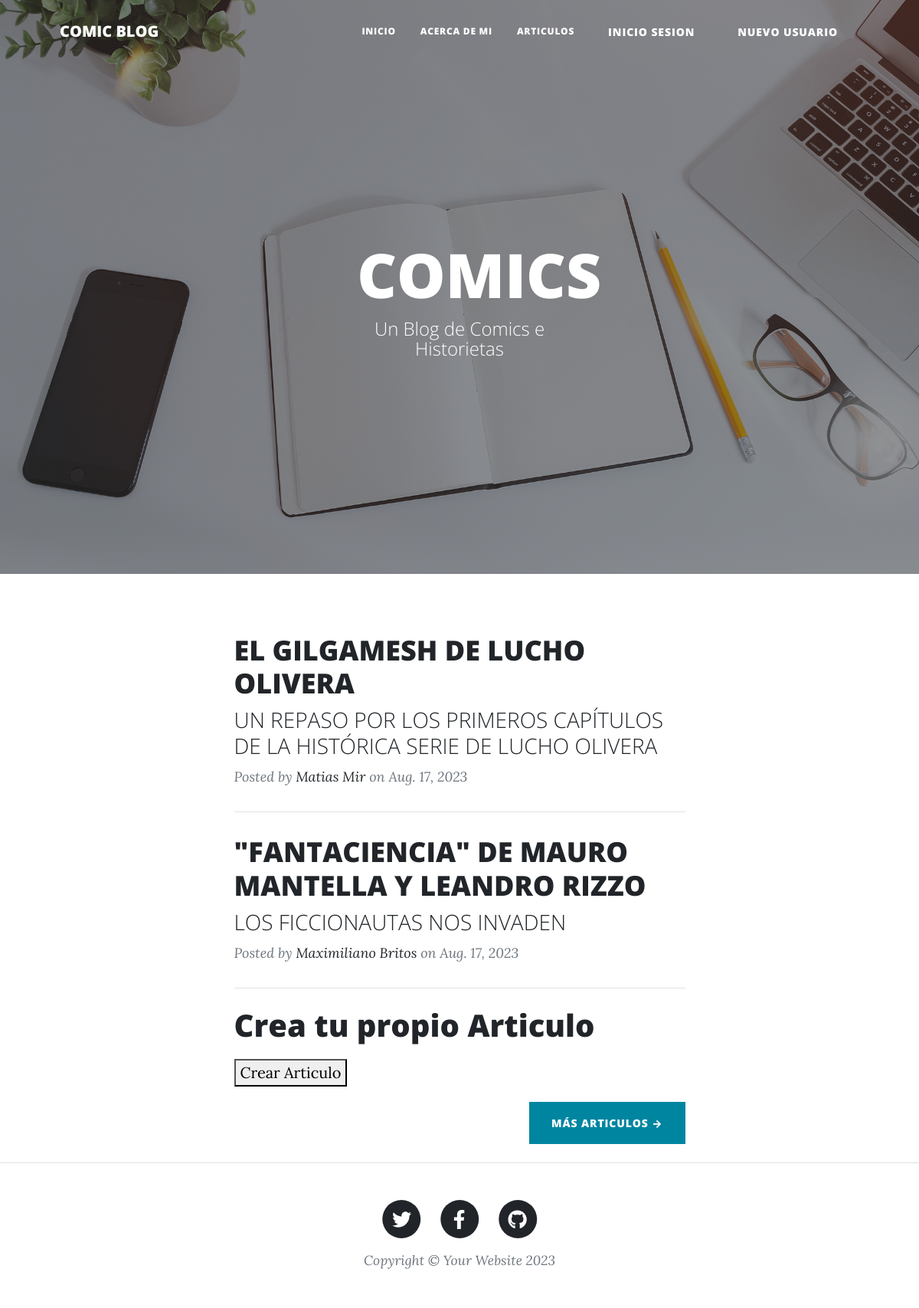
/blog/pages/, run on the app's committed database.
### comics/models.py (models this page shows, shortened)
class Articulo(models.Model):
    titulo = models.CharField(max_length=256)
    subtitulo = models.CharField(max_length=256)
    cuerpo = models.CharField(max_length=1500)
    autor = models.CharField(max_length=256)
    fecha_publicacion = models.DateField(null=True)
    imagen = models.ImageField(upload_to='articulos/')
    user = models.ForeignKey(User, on_delete=models.SET_NULL, null=True)

### comics/views.py (the view)
# urls.py: path("pages/",ArticuloListView.as_view(),name="listar_articulos"),
class ArticuloListView(ListView):
    model = Articulo
    template_name = 'comics/lista_articulos.html'

### comics/templates/comics/lista_articulos.html (shortened to what this page needs)
{% extends "comics/base.html" %}
{% block contenido %}
<section>
  <div>
    <div class="container position-relative px-4 px-lg-5">
      <div class="row gx-4 gx-lg-5 justify-content-center">
          <div class="col-md-10 col-lg-8 col-xl-7">
              <div class="site-heading">
                  <h1 class="text-center";  style="color: white; white-space: nowrap;">COMICS</h1>
                  <span class="subheading">Un Blog de Comics e Historietas</span>
              </div>
          </div>
      </div>
  </div>
  </div>
</section>
{% endblock contenido %}

### comics/templates/comics/base.html (shortened to what this page needs)
{% load static %}
<!DOCTYPE html>
<html lang="en">
<head>
    <link href="{% static 'css/styles.css' %}" rel="stylesheet" />
</head>
<body>
    <nav class="navbar navbar-expand-lg navbar-light " id="mainNav">
        <div class="container px-4 px-lg-5">
            <a class="navbar-brand"  href="{% url 'inicio'%}">COMIC BLOG</a>
            <div class="collapse navbar-collapse" id="navbarResponsive">
                <ul class="navbar-nav ms-auto py-4 py-lg-0 align-items-center">
                    <li class="nav-item"><a class="nav-link px-lg-3 py-3 py-lg-4" href="{% url 'inicio'%}">Inicio</a></li>
                    <li class="nav-item"><a class="nav-link px-lg-3 py-3 py-lg-4" href="{% url 'about'%}">Acerca de mi</a></li>
                    <li class="nav-item"><a class="nav-link px-lg-3 py-3 py-lg-4" href="{% url 'listar_articulos'%}">Articulos</a></li>
                    {%if user.is_authenticated %}
                    <div class="dropdown">
                    <li class="nav-item dropdown">
                        <a class="nav-link dropdown-toggle align-middle" href="#" id="navbarDropdown" role="button" data-bs-toggle="dropdown" aria-expanded="false">
                            <div style="display: inline-flex;">
                                <span>{{ user.username }}</span>
                            </div>
                        </a>
                        <ul class="dropdown-menu" aria-labelledby="navbarDropdown">
                            <li><a class="dropdown-item" href="{% url 'editar_perfil' %}">Editar mis datos</a> </li>
                            <li><a class="dropdown-item" href="{% url 'agregar_avatar' %}"><strong>Agregar Avatar</strong></a></li>
                            <li><hr class="dropdown-divider"></li>
                            <li><a class="dropdown-item" href="{% url 'logout' %}"><strong>Cerrar Sesión</strong></a></li>
                        </ul>
                    </li>
                </ul>
            </div>
            {% else %}
            <a class="btn btn-primary" href="{% url 'login' %}"style="border: none; background-color: transparent;">INICIO SESION</a>
            <a class="btn btn-success" href="{% url 'signup' %}"style=" border: none; background-color: transparent;">NUEVO USUARIO</a>
            {% endif %}
        </div>
    </nav>
        <header class="masthead" style="background-image: url('assets/img/home-bg.jpg')">
            <div class="container position-relative px-4 px-lg-5">
                <div class="row gx-4 gx-lg-5 justify-content-center">
                    <div class="col-md-10 col-lg-8 col-xl-7">
                        <section style="padding: 80px 0;">
                            {% block contenido %}
                            {% endblock contenido %}
                        </section>
                    </div>
                </div>
            </div>
        </header>
        <div class="container px-4 px-lg-5">
          <div class="row gx-4 gx-lg-5 justify-content-center">
            <div class="col-md-10 col-lg-8 col-xl-7">
              {% for articulo in object_list %}
                <div class="post-preview">
                  <a href="{% url 'ver_articulo' articulo.id %}">
                    <h2 class="post-title">{{ articulo.titulo }}</h2>
                    <h3 class="post-subtitle">{{ articulo.subtitulo }}</h3>
                  </a>
                  <p class="post-meta">
                    Posted by <a href="#!">{{ articulo.autor }}</a> on {{ articulo.fecha_publicacion }}
                  </p>
                </div>
                <hr class="my-4" />
              {% endfor %}
              {% block content %}
              <section>
                <div>
                  <h1>Crea tu propio Articulo</h1>
                  <div style="text-align: left;">
                    <button type="button" onclick="window.location.href='{% url 'crear_articulo' %}'">Crear Articulo</a>
                  </div>
                </div>
              </section>
              {% endblock content %}
              <div class="d-flex justify-content-end mb-4"><a class="btn btn-primary text-uppercase" href="#!">Más Articulos →</a></div>
            </div>
          </div>
        </div>
        <footer class="border-top">
            <div class="container px-4 px-lg-5">
                <div class="row gx-4 gx-lg-5 justify-content-center">
                    <div class="col-md-10 col-lg-8 col-xl-7">
                        <ul class="list-inline text-center">
                            <li class="list-inline-item">
                                <a href="#!">
                                    <span class="fa-stack fa-lg">
                                        <i class="fas fa-circle fa-stack-2x"></i>
                                        <i class="fab fa-twitter fa-stack-1x fa-inverse"></i>
                                    </span>
                                </a>
                            </li>
                            <li class="list-inline-item">
                                <a href="#!">
                                    <span class="fa-stack fa-lg">
                                        <i class="fas fa-circle fa-stack-2x"></i>
                                        <i class="fab fa-facebook-f fa-stack-1x fa-inverse"></i>
                                    </span>
                                </a>
                            </li>
                            <li class="list-inline-item">
                                <a href="#!">
                                    <span class="fa-stack fa-lg">
                                        <i class="fas fa-circle fa-stack-2x"></i>
                                        <i class="fab fa-github fa-stack-1x fa-inverse"></i>
                                    </span>
                                </a>
                            </li>
                        </ul>
                        <div class="small text-center text-muted fst-italic">Copyright &copy; Your Website 2023</div>
                    </div>
                </div>
            </div>
        </footer>
    </body>
</html>

### data on the page
Articulo: titulo "EL GILGAMESH DE LUCHO OLIVERA", subtitulo "UN REPASO POR LOS PRIMEROS CAPÍTULOS DE LA HISTÓRICA SERIE DE LUCHO OLIVERA", autor "Matias Mir", fecha_publicacion "Aug. 17, 2023"
Articulo: titulo "\"FANTACIENCIA\" DE MAURO MANTELLA Y LEANDRO RIZZO", subtitulo "LOS FICCIONAUTAS NOS INVADEN", autor "Maximiliano Britos", fecha_publicacion "Aug. 17, 2023"
